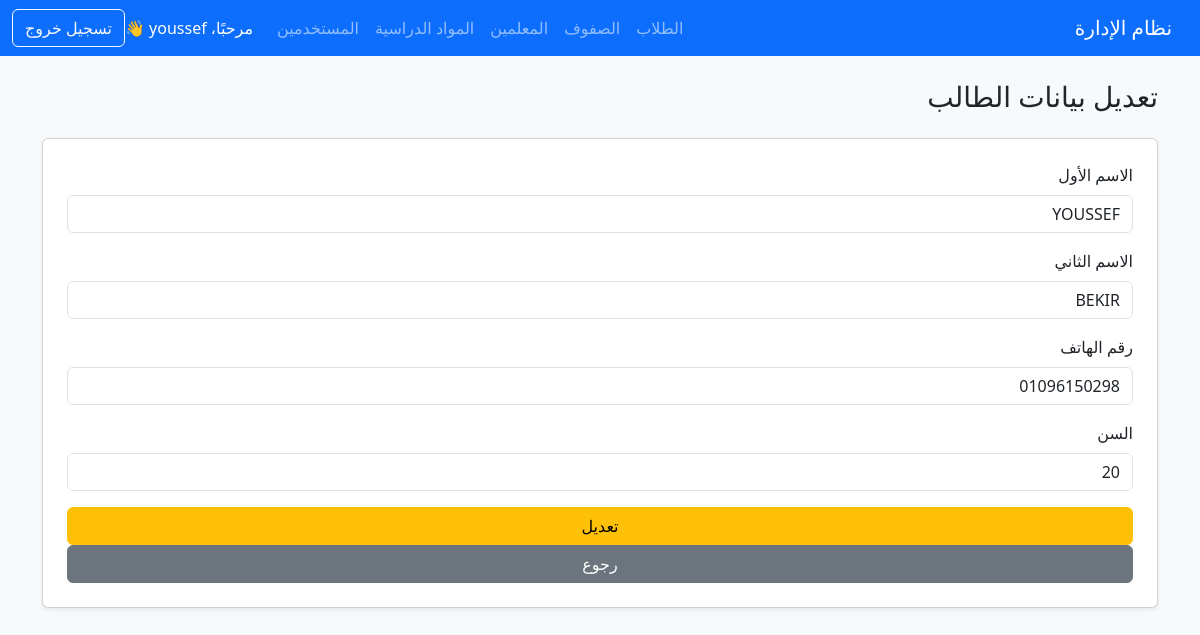
/youssef_students_v2/students/edit.php?id=1 (signed in), run on the app's committed database.
### tables this page shows
CREATE TABLE `student_records` (
  `id` int(11) NOT NULL,
  `first_name` varchar(100) NOT NULL,
  `last_name` varchar(100) NOT NULL,
  `phone` varchar(20) DEFAULT NULL,
  `age` varchar(10) DEFAULT NULL,
  `added_by` int(11) DEFAULT NULL
);

### youssef_students_v2/students/edit.php (the view, shortened to what this page needs)
<?php
include '../includes/header.php';
include '../config/db.php';
$id = $_GET['id'];
$sql = "SELECT * FROM student_records WHERE id = $id";
$result = $conn->query($sql);
$row = $result->fetch_assoc();
?>
<h3 class="mb-4">تعديل بيانات الطالب</h3>
<form method="POST" class="card p-4 shadow-sm">
  <div class="mb-3">
    <label class="form-label">الاسم الأول</label>
    <input type="text" name="first_name" value="<?= $row['first_name'] ?>" class="form-control" required>
  </div>
  <div class="mb-3">
    <label class="form-label">الاسم الثاني</label>
    <input type="text" name="last_name" value="<?= $row['last_name'] ?>" class="form-control" required>
  </div>
  <div class="mb-3">
    <label class="form-label">رقم الهاتف</label>
    <input type="text" name="phone" value="<?= $row['phone'] ?>" class="form-control" required>
  </div>
  <div class="mb-3">
    <label class="form-label">السن</label>
    <input type="text" name="age" value="<?= $row['age'] ?>" class="form-control" required>
  </div>
  <button type="submit" class="btn btn-warning">تعديل</button>
  <a href="view.php" class="btn btn-secondary">رجوع</a>
</form>
</div>
</body>
</html>

### data on the page
student_records: first_name "YOUSSEF", last_name "BEKIR", phone "01096150298", age "20"

### other printed values
$_SESSION['username'] "youssef"
